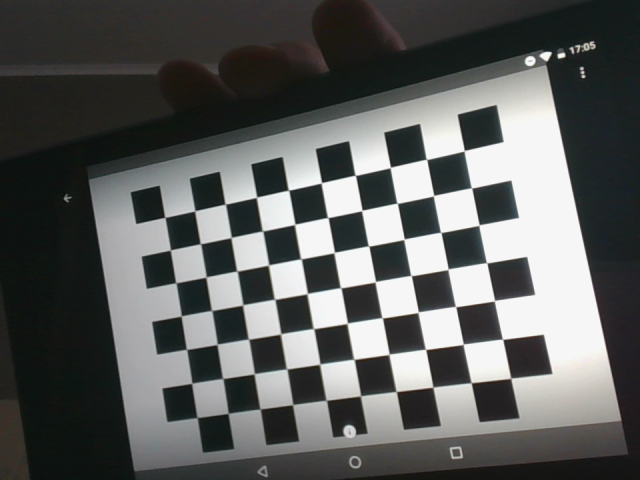
#> input picture Data/data/pinhole_calib/img_00.png, 640 x 480 px, found by its file name; its folder holds 4 pictures in this run
$ python 10_PinholeCameraModelCalibration.py
#> lines starting #> are read from the running program, lines starting #| are printed output that depends on the picture
import cv2
import numpy as np
import os

pattern_size = (10, 7)
samples = []
file_list = os.listdir('C:/Users/dudau/Downloads/Vision/Data/data/pinhole_calib')

# img로 시작하는 이미지 파일 이름을 리스트로 저장
img_file_list = [file for file in file_list if file.startswith('img')]

# 이미지 파일 이름 리스트 순회
for filename in img_file_list:

    frame = cv2.imread(os.path.join('C:/Users/dudau/Downloads/Vision/Data/data/pinhole_calib', filename))
#> frame is the input picture: shape (480, 640, 3); mean B, G, R 93.2, 94.5, 92.8
    # frame 이미지에서 코너를 찾아 리스트에 저장
    # res : 체스보드 패턴이 성공적으로 찾아졌는지를 나타내는 bool 값
    # corners : 찾아진 체스보드 코너들의 위치를 나타내는 2차원 포인트 배열
    res, corners = cv2.findChessboardCorners(frame, pattern_size)
#> res = True; corners = 70 rows, first 8: [163.7, 216.7], [195.6, 210.1], [223.9, 203.4], [257.5, 196.2], [287.7, 189.5], [322.1, 182.3], [355.4, 175.4], [390.6, 167.1]

    # 원본 이미지인 frame의 복사본을 만들어 img_show 변수에 저장
    img_show = np.copy(frame)
    # 체스보드 패턴의 코너를 img_show 이미지에 드로잉
    cv2.drawChessboardCorners(img_show, pattern_size, corners, res)
    # 현재 보고 있는 이미지의 인덱스를 나타내는 텍스트
    # (0, 40)은 텍스트가 나타날 위치
    # FONT_HERSHEY_SIMPLEX : 크키 = 1.0, 색상 = 녹색, 두께 = 2
    cv2.putText(img_show, 'Samples captured: %d' % len(samples), (0, 40), cv2.FONT_HERSHEY_SIMPLEX, 1.0
                , (0, 255, 0), 2)
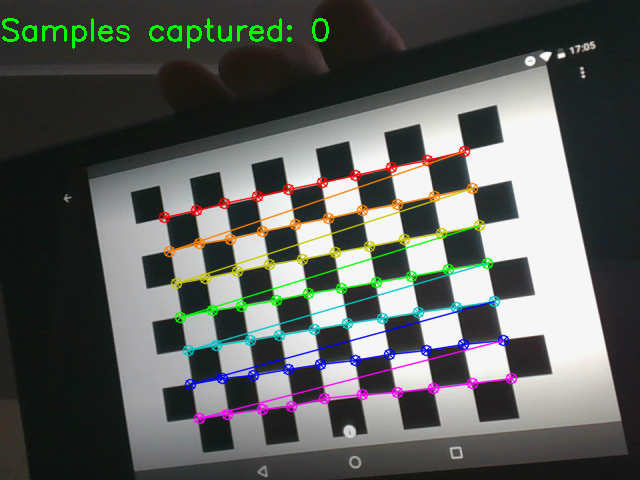
#> img_show: shape (480, 640, 3); mean B, G, R 91.8, 95.1, 92.1
    cv2.imshow('chessboard', img_show)

    wait_time = 0 if res else 30
#> wait_time = 0
    k = cv2.waitKey(wait_time)
#> (key Esc is pressed here)

    if k == ord('s') and res:
        samples.append((cv2.cvtColor(frame, cv2.COLOR_BGR2GRAY), corners))
    elif k == 27:
        break

cv2.destroyAllWindows()

# 코너 세분화 알고리즘(이미지에서 코너를 더욱 정확하게 찾는 과정)의 종료 기준 설정
# 최대 반복횟수가 30이고, 정확도가 1e-3이면 종료
criteria = (cv2.TERM_CRITERIA_EPS + cv2.TERM_CRITERIA_MAX_ITER, 30, 1e-3)

# 코너 세분화를 수행하는 루프 시작
for i in range(len(samples)):
    img, corners = samples[i]
    # 코너를 더욱 정밀하게 찾는 함수
    corners = cv2.cornerSubPix(img, corners, (10, 10), (-1, -1), criteria)

# 체스보드 패턴의 3D 월드 좌표를 저장할 배열 생성
pattern_points = np.zeros((np.prod(pattern_size), 3), np.float32)
# 체스보드 패턴의 3D 월드 좌표 설정 (각 코너는 x, y, 0 형태의 3D 좌표를 가짐)
pattern_points[:, :2] = np.indices(pattern_size).T.reshape(-1, 2)

# 이미지와 코너를 분리
#> (the run stopped early here; a loop or call above may not have finished)

$ run again, on Data/data/pinhole_calib/img_03.png
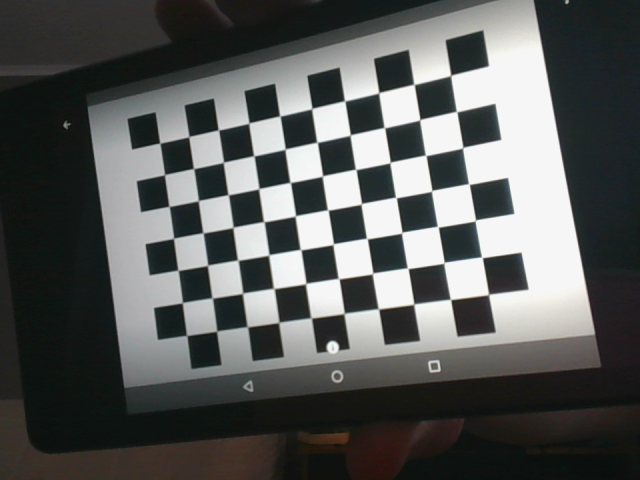
#> input picture Data/data/pinhole_calib/img_03.png, 640 x 480 px, found by its file name
#> frame is the input picture: shape (480, 640, 3); mean B, G, R 89.2, 90.5, 88.5
#> res = True; corners = 70 rows, first 8: [158.6, 142.3], [187.8, 137.9], [216.9, 129.4], [249.7, 121.9], [278.3, 115.4], [312.6, 107.3], [344.4, 100.7], [379.2, 91.7]
#> `cv2.putText(img_show, 'Samples captured: %d' % len(samples), (0, 40), ..`:
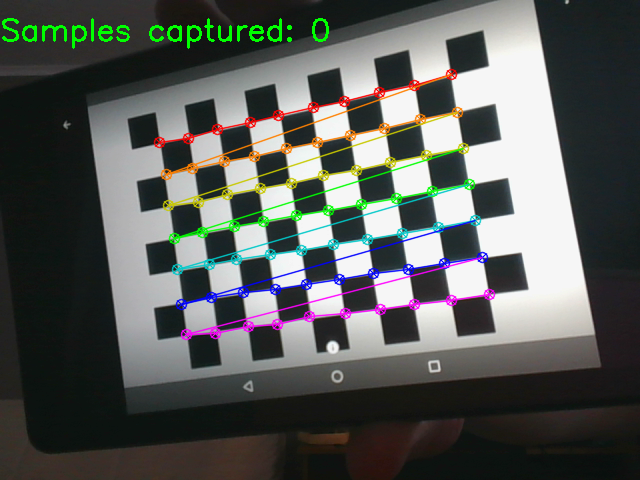
#> img_show: shape (480, 640, 3); mean B, G, R 87.6, 91, 87.8
#> wait_time = 0

$ run again, on Data/data/pinhole_calib/img_04.png
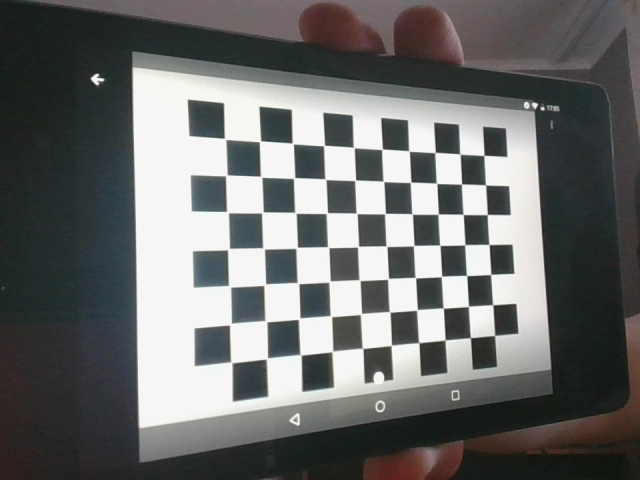
#> input picture Data/data/pinhole_calib/img_04.png, 640 x 480 px, found by its file name
#> frame is the input picture: shape (480, 640, 3); mean B, G, R 107.9, 108.4, 107.3
#> res = True; corners = 70 rows, first 8: [224.2, 138.1], [260, 141.2], [292.6, 143.4], [324.2, 145.4], [353.9, 147.6], [382.1, 149.2], [409, 151], [435.3, 152.4]
#> `cv2.putText(img_show, 'Samples captured: %d' % len(samples), (0, 40), ..`:
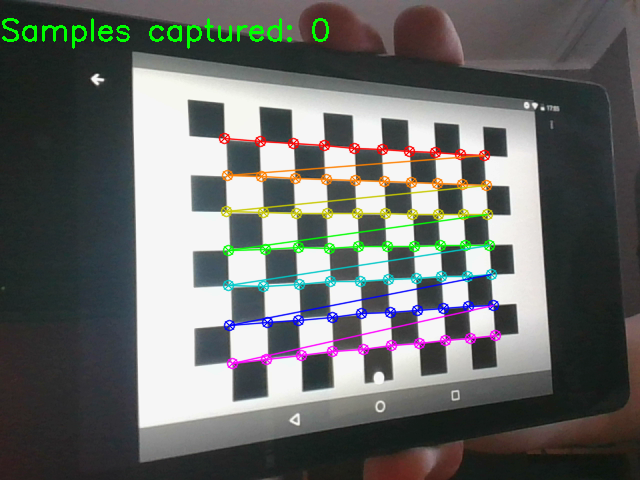
#> img_show: shape (480, 640, 3); mean B, G, R 105.6, 108.2, 105.8
#> wait_time = 0
